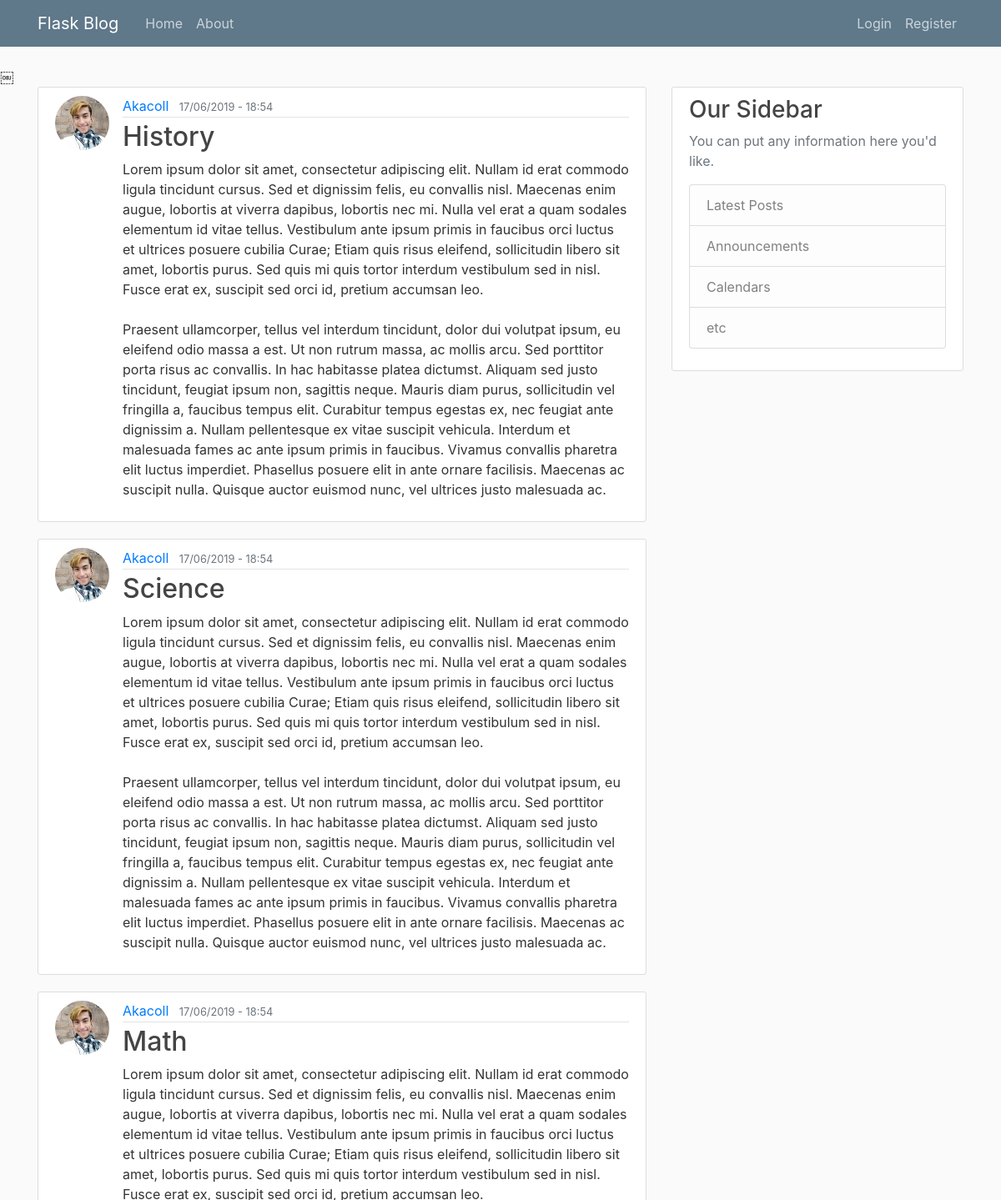
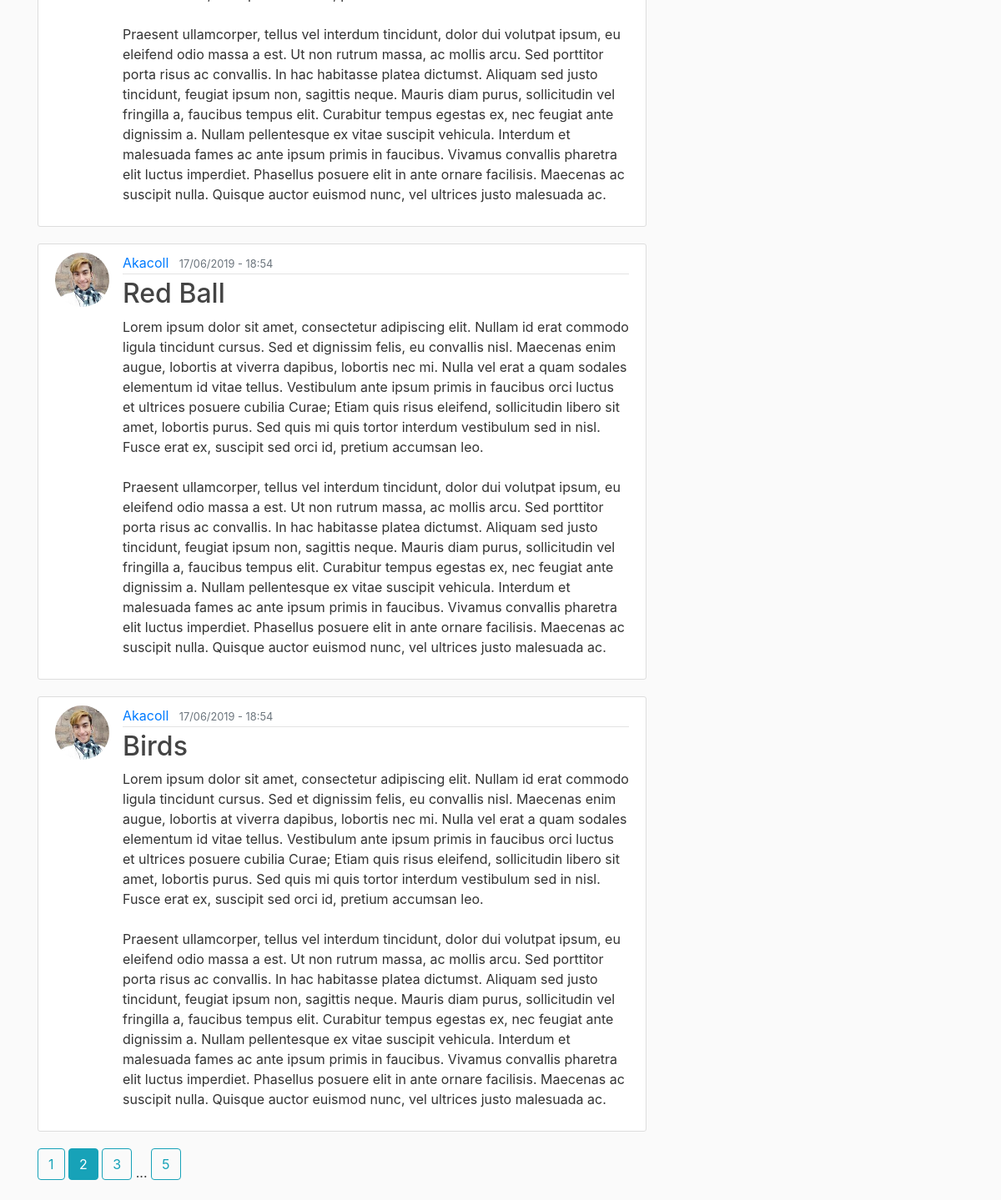
The page /home?page=2 on the database its author committed (2 pictures, top to bottom).
### flaskblog/models.py (models this page shows, shortened)
class Post(db.Model):
    id = db.Column(db.Integer, primary_key=True)
    title = db.Column(db.String(100), nullable=False)
    date_posted = db.Column(db.DateTime, nullable=False, default=datetime.utcnow)
    content = db.Column(db.Text, nullable=False)
    user_id = db.Column(db.Integer, db.ForeignKey('user.id'), nullable=False)

class User(db.Model, UserMixin):
    id = db.Column(db.Integer, primary_key=True)
    username = db.Column(db.String(20), unique=True, nullable=False)
    email = db.Column(db.String(120), unique=True, nullable=False)
    image_file = db.Column(db.String(20), nullable=False, default='default.jpg')
    password = db.Column(db.String(60), nullable=False)
    posts = db.relationship('Post', backref='author', lazy=True)

### flaskblog/main/routes.py (the view)
@main.route("/")
@main.route("/home")
def home():
    page = request.args.get('page',1, type=int)
    posts = Post.query.order_by(Post.date_posted.desc()).paginate(page=page, per_page=5)
    return render_template('home.html', posts=posts)

### flaskblog/templates/home.html
{% extends "layout.html" %}
{% block content %}
    {% for post in posts.items %}
        <article class="media content-section">
            <img class="rounded-circle article-img" src="{{ url_for('static', filename='profile_pics/' + post.author.image_file) }}">
            <div class="media-body">
                <div class="article-metadata">
                    <a class="mr-2" href="{{ url_for('users.user_posts', username=post.author.username) }}">{{ post.author.username }}</a>
                    <small class="text-muted">{{ post.date_posted.strftime('%d/%m/%Y - %H:%M') }}</small>
                </div>
                <h2><a class="article-title" href="{{ url_for('posts.post', post_id=post.id) }}">{{ post.title }}</a></h2>
                <p class="article-content">{{ post.content }}</p>
            </div>
        </article>
    {% endfor %}
    {% for page_num in posts.iter_pages(left_edge=1, right_edge=1, left_current=1, right_current=2) %}
    {% if page_num %}
        {% if posts.page == page_num %}
            <a class="btn btn-info mb-4" href="{{ url_for('main.home', page=page_num) }}">{{ page_num }}</a>
        {% else %}
            <a class="btn btn-outline-info mb-4" href="{{ url_for('main.home', page=page_num) }}">{{ page_num }}</a>
        {% endif %}
    {% else %}
        ...
    {% endif %}
    {% endfor %}
{% endblock content %}

### flaskblog/static/main.css (style rules this page uses)
body { background: #fafafa; color: #333333; margin-top: 5rem; }
h1, h2, h3, h4, h5, h6 { color: #444444; }
.content-section { background: #ffffff; padding: 10px 20px; border: 1px solid #dddddd; border-radius: 3px; margin-bottom: 20px; }
.article-title { color: #444444; }
.article-content { white-space: pre-line; }
.article-img { height: 65px; width: 65px; margin-right: 16px; }
.article-metadata { padding-bottom: 1px; margin-bottom: 4px; border-bottom: 1px solid #e3e3e3 }

### rows shown on the page
Post: image_file (picture), author.username "Akacoll", date_posted "17/06/2019 - 18:54", title "History", content "Lorem ipsum dolor sit amet, consectetur adipiscing elit. Nullam id erat commodo ligula tincidunt cursus. Sed et dignissim felis, eu convallis nisl. Maecenas enim augue, lobortis at viverra dapibus, lobortis nec mi. Nulla vel erat a quam sodales elementum id vitae tellus. Vestibulum ante ipsum primis in faucibus orci luctus et ultrices posuere cubilia Curae; Etiam quis risus eleifend, sollicitudin libero sit amet, lobortis purus. Sed quis mi quis tortor interdum vestibulum sed in nisl. Fusce erat ex, suscipit sed orci id, pretium accumsan leo. Praesent ullamcorper, tellus vel interdum tincidunt, dolor dui volutpat ipsum, eu eleifend odio massa a est. Ut non rutrum massa, ac mollis arcu. Sed…"
Post: image_file (picture), author.username "Akacoll", date_posted "17/06/2019 - 18:54", title "Science", content "Lorem ipsum dolor sit amet, consectetur adipiscing elit. Nullam id erat commodo ligula tincidunt cursus. Sed et dignissim felis, eu convallis nisl. Maecenas enim augue, lobortis at viverra dapibus, lobortis nec mi. Nulla vel erat a quam sodales elementum id vitae tellus. Vestibulum ante ipsum primis in faucibus orci luctus et ultrices posuere cubilia Curae; Etiam quis risus eleifend, sollicitudin libero sit amet, lobortis purus. Sed quis mi quis tortor interdum vestibulum sed in nisl. Fusce erat ex, suscipit sed orci id, pretium accumsan leo. Praesent ullamcorper, tellus vel interdum tincidunt, dolor dui volutpat ipsum, eu eleifend odio massa a est. Ut non rutrum massa, ac mollis arcu. Sed…"
Post: image_file (picture), author.username "Akacoll", date_posted "17/06/2019 - 18:54", title "Math", content "Lorem ipsum dolor sit amet, consectetur adipiscing elit. Nullam id erat commodo ligula tincidunt cursus. Sed et dignissim felis, eu convallis nisl. Maecenas enim augue, lobortis at viverra dapibus, lobortis nec mi. Nulla vel erat a quam sodales elementum id vitae tellus. Vestibulum ante ipsum primis in faucibus orci luctus et ultrices posuere cubilia Curae; Etiam quis risus eleifend, sollicitudin libero sit amet, lobortis purus. Sed quis mi quis tortor interdum vestibulum sed in nisl. Fusce erat ex, suscipit sed orci id, pretium accumsan leo. Praesent ullamcorper, tellus vel interdum tincidunt, dolor dui volutpat ipsum, eu eleifend odio massa a est. Ut non rutrum massa, ac mollis arcu. Sed…"
Post: image_file (picture), author.username "Akacoll", date_posted "17/06/2019 - 18:54", title "Red Ball", content "Lorem ipsum dolor sit amet, consectetur adipiscing elit. Nullam id erat commodo ligula tincidunt cursus. Sed et dignissim felis, eu convallis nisl. Maecenas enim augue, lobortis at viverra dapibus, lobortis nec mi. Nulla vel erat a quam sodales elementum id vitae tellus. Vestibulum ante ipsum primis in faucibus orci luctus et ultrices posuere cubilia Curae; Etiam quis risus eleifend, sollicitudin libero sit amet, lobortis purus. Sed quis mi quis tortor interdum vestibulum sed in nisl. Fusce erat ex, suscipit sed orci id, pretium accumsan leo. Praesent ullamcorper, tellus vel interdum tincidunt, dolor dui volutpat ipsum, eu eleifend odio massa a est. Ut non rutrum massa, ac mollis arcu. Sed…"
Post: image_file (picture), author.username "Akacoll", date_posted "17/06/2019 - 18:54", title "Birds", content "Lorem ipsum dolor sit amet, consectetur adipiscing elit. Nullam id erat commodo ligula tincidunt cursus. Sed et dignissim felis, eu convallis nisl. Maecenas enim augue, lobortis at viverra dapibus, lobortis nec mi. Nulla vel erat a quam sodales elementum id vitae tellus. Vestibulum ante ipsum primis in faucibus orci luctus et ultrices posuere cubilia Curae; Etiam quis risus eleifend, sollicitudin libero sit amet, lobortis purus. Sed quis mi quis tortor interdum vestibulum sed in nisl. Fusce erat ex, suscipit sed orci id, pretium accumsan leo. Praesent ullamcorper, tellus vel interdum tincidunt, dolor dui volutpat ipsum, eu eleifend odio massa a est. Ut non rutrum massa, ac mollis arcu. Sed…"

### other values the page prints
{{ page_num }} "1" "3" "5"
{{ page_num }} "2"
